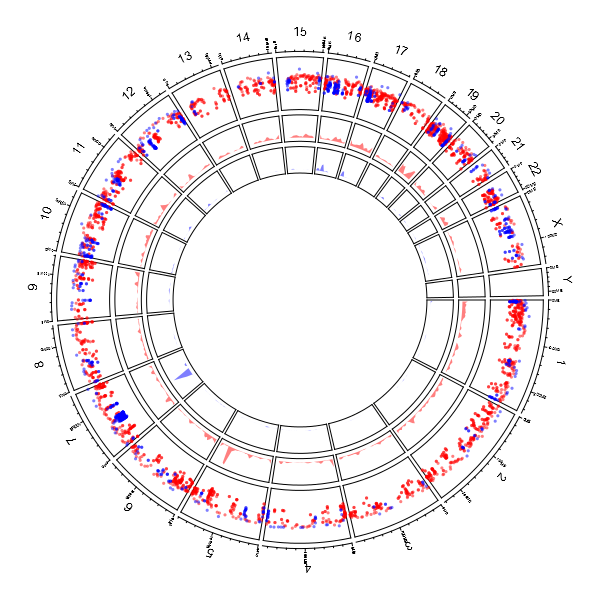

Here is the R script that generated this plot:

library(circlize)

par(mar = c(1, 1, 1, 1))

load(paste(system.file(package = "circlize"), "/extdata/DMR.RData", sep=""))

# rainfall
circos.initializeWithIdeogram(plotType = c("axis", "labels"))

bed_list = list(DMR_hyper, DMR_hypo)
circos.genomicRainfall(bed_list, pch = 16, cex = 0.4, col = c("#FF000080", "#0000FF80"))

circos.genomicDensity(bed_list[[1]], col = c("#FF000080"), track.height = 0.1)
circos.genomicDensity(bed_list[[2]], col = c("#0000FF80"), track.height = 0.1)

circos.clear()
